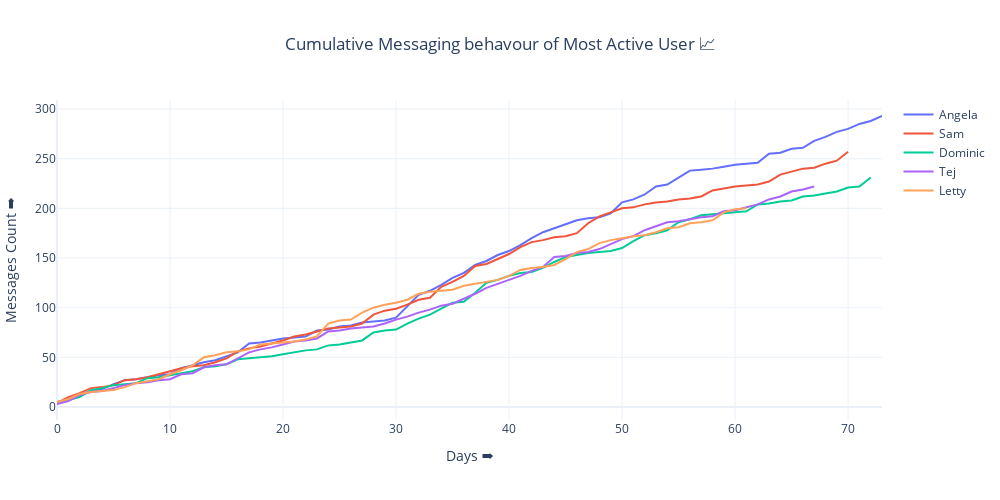

Notebook code cell kept with this figure:
### Code cell
fig = go.Figure()

for i in range(5):
    member = name_monthname_day_group[name_group_df.loc[i, 'name'] == name_monthname_day_group['Name']]
    fig.add_trace(go.Scatter
        (
            y = member["Message"].cumsum(),
            mode='lines',
            name=str(member.iloc[0]['Name'])
        )
    )

fig.update_layout(
  height=500, 
  width=1000,
  xaxis_title = "Days ➡️",
  yaxis_title = "Messages Count ➡️",
  title="Cumulative Messaging behavour of Most Active User 📈",
  title_x=0.5,
  template="plotly_white",
  margin = dict(l=10, r=10)
)

### Figure 1 — Plotly figure (JSON) as saved in the notebook; plotly's stock layout.template omitted (floating-point values rounded to 4 significant figures)
{"data": [{"mode": "lines", "name": "Angela", "type": "scatter", "y": [5, 8, 12, 16, 18, 23, 27, 28, 30, 32, 33, 39, 42, 45, 47, 51, 55, 64, 65, 67, 69, 70, 71, 77, 78, 81, 82, 85, 86, 87, 90, 102, 113, 117, 123, 130, 135, 143, 147, 153, 157, 163, 170, 176, 180, 184, 188, 190, 191, 195, 206, 209, 214, 222, 224, 231, 238, 239, 240, 242, 244, 245, 246, 255, 256, 260, 261, 268, 272, 277, 280, 285, 288, 293]}, {"mode": "lines", "name": "Sam", "type": "scatter", "y": [4, 10, 14, 19, 20, 22, 27, 28, 30, 33, 36, 39, 41, 42, 45, 49, 56, 59, 61, 64, 67, 71, 73, 76, 79, 80, 81, 84, 93, 97, 99, 103, 108, 110, 121, 126, 132, 142, 144, 149, 154, 161, 166, 168, 171, 172, 175, 185, 192, 196, 200, 201, 204, 206, 207, 209, 210, 212, 218, 220, 222, 223, 224, 227, 234, 237, 240, 241, 245, 248, 257]}, {"mode": "lines", "name": "Dominic", "type": "scatter", "y": [4, 7, 10, 17, 19, 22, 23, 24, 29, 30, 32, 34, 36, 40, 41, 43, 48, 49, 50, 51, 53, 55, 57, 58, 62, 63, 65, 67, 75, 77, 78, 84, 89, 93, 99, 105, 106, 115, 125, 128, 132, 135, 136, 140, 146, 151, 153, 155, 156, 157, 160, 167, 173, 175, 178, 186, 189, 193, 194, 195, 196, 197, 204, 205, 207, 208, 212, 213, 215, 217, 221, 222, 231]}, {"mode": "lines", "name": "Tej", "type": "scatter", "y": [3, 6, 12, 15, 16, 19, 22, 24, 25, 27, 28, 33, 34, 40, 42, 43, 49, 55, 58, 60, 63, 66, 67, 69, 76, 77, 79, 80, 81, 84, 88, 91, 95, 98, 102, 104, 109, 114, 120, 124, 128, 132, 137, 141, 151, 152, 155, 156, 159, 164, 169, 172, 178, 182, 186, 187, 189, 191, 192, 197, 198, 201, 204, 209, 212, 217, 219, 222]}, {"mode": "lines", "name": "Letty", "type": "scatter", "y": [5, 8, 13, 15, 16, 17, 20, 24, 26, 28, 33, 37, 42, 50, 52, 55, 56, 58, 63, 64, 65, 66, 68, 71, 84, 87, 88, 95, 100, 103, 105, 108, 114, 116, 117, 118, 122, 124, 126, 128, 132, 138, 140, 141, 143, 149, 156, 159, 165, 168, 170, 172, 173, 176, 180, 181, 185, 186, 188, 196, 199, 200]}], "layout": {"height": 500, "margin": {"l": 10, "r": 10}, "title": {"text": "Cumulative Messaging behavour of Most Active User 📈", "x": 0.5}, "width": 1000, "xaxis": {"title": {"text": "Days ➡️"}}, "yaxis": {"title": {"text": "Messages Count ➡️"}}}}
